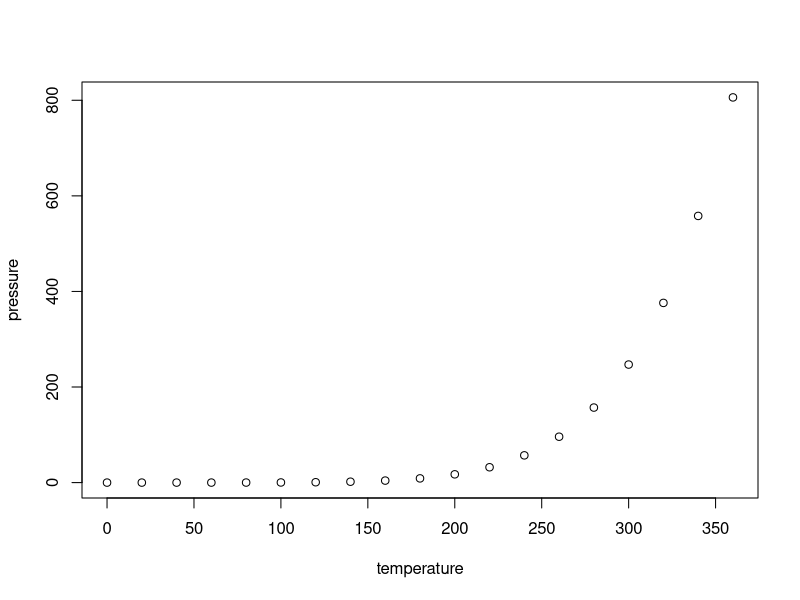
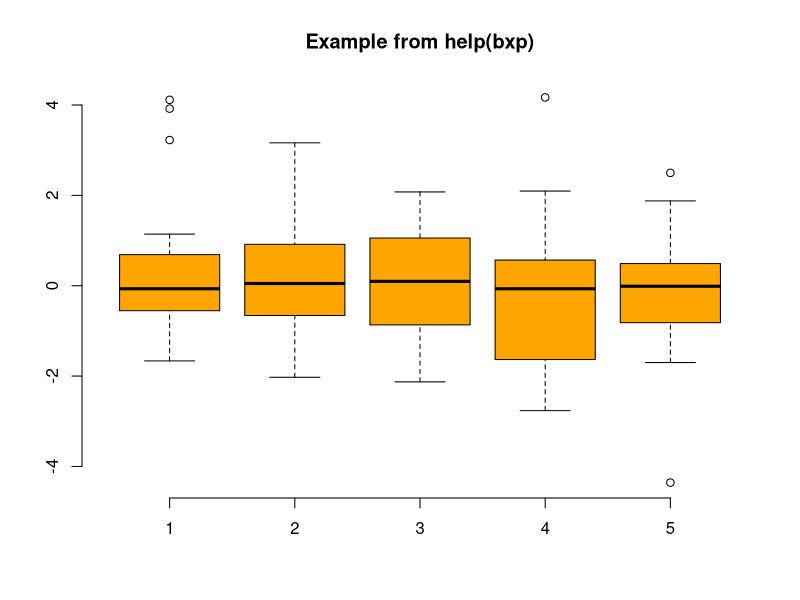
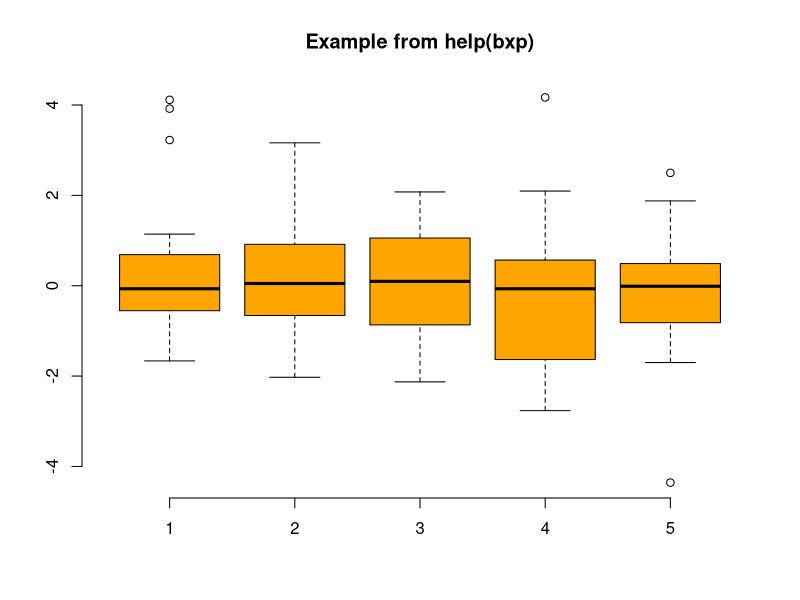

The R script that drew these images, in order:
## ---- chunk 1
summary(cars)
## ---- chunk 2
plot(pressure)
## ---- chunk 3
library(stats)
set.seed(753)
bx.p <- boxplot(split(rt(100, 4),
                      gl(5, 20)), plot=FALSE)
bxp(bx.p, notch = FALSE, boxfill = "orange",
    frame = FALSE, outl = TRUE,
    main = "Example from help(bxp)")
## ---- chunk 4
library(stats)
set.seed(753)
bx.p <- boxplot(split(rt(100, 4),
                      gl(5, 20)), plot=FALSE)
bxp(bx.p, notch = FALSE, boxfill = "orange",
    frame = FALSE, outl = TRUE,
    main = "Example from help(bxp)")
## ---- chunk 5
knitr::kable(mtcars[1:4, 1:7],caption="(Parts of) the mtcars dataset",  
             format = 'html')
